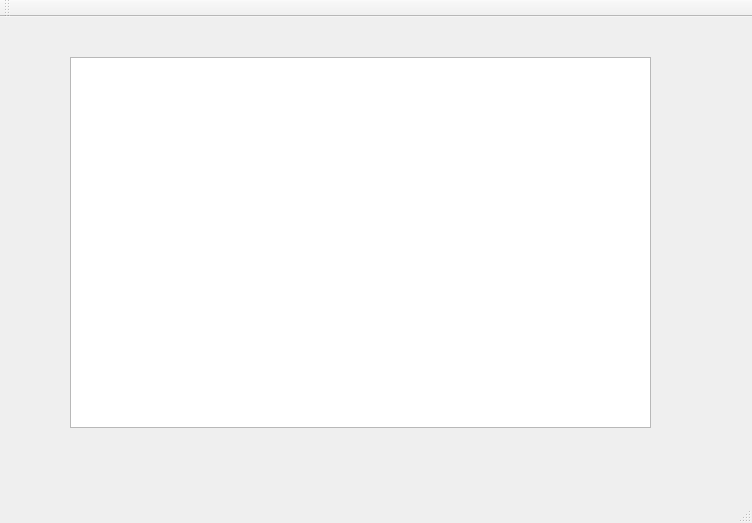
<?xml version="1.0" encoding="UTF-8"?>
<ui version="4.0">
 <class>MainWindow</class>
 <widget class="QMainWindow" name="MainWindow">
  <property name="geometry">
   <rect>
    <x>0</x>
    <y>0</y>
    <width>752</width>
    <height>523</height>
   </rect>
  </property>
  <property name="windowTitle">
   <string>MainWindow</string>
  </property>
  <widget class="QWidget" name="centralWidget">
   <widget class="QTableWidget" name="tableWidget">
    <property name="geometry">
     <rect>
      <x>70</x>
      <y>40</y>
      <width>581</width>
      <height>371</height>
     </rect>
    </property>
   </widget>
  </widget>
  <widget class="QMenuBar" name="menuBar">
   <property name="geometry">
    <rect>
     <x>0</x>
     <y>0</y>
     <width>752</width>
     <height>26</height>
    </rect>
   </property>
  </widget>
  <widget class="QToolBar" name="mainToolBar">
   <attribute name="toolBarArea">
    <enum>TopToolBarArea</enum>
   </attribute>
   <attribute name="toolBarBreak">
    <bool>false</bool>
   </attribute>
  </widget>
  <widget class="QStatusBar" name="statusBar"/>
 </widget>
 <layoutdefault spacing="6" margin="11"/>
 <resources/>
 <connections/>
</ui>
